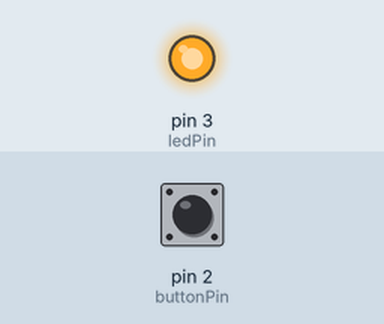
Bench run of a sketch on a simulated Arduino Uno, built with avr-gcc and run on an emulated ATmega328P. Shown: output pins drawn as LEDs (lit = HIGH). Dashed ring = blinking. The inputs (shaded band) are chosen by the test bench; at power-on: pin 2 (buttonPin) HIGH.

Above: at 1.2 s.
1.3 s: pin 2 (buttonPin) pulled LOW for 0.15 s
At 2.1 s:
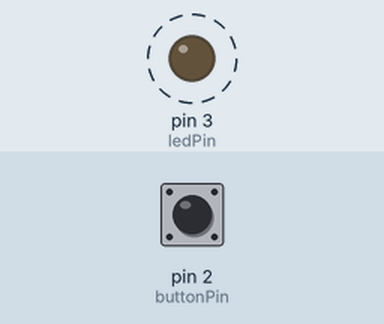
Timing chart, 0 to 10.4 s (numbered marks = the images above; inputs shaded):
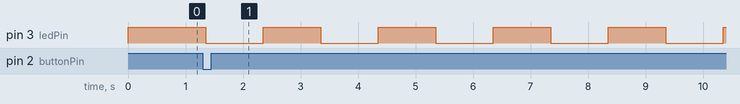

The sketch:

Homework3-2.ino
```cpp
const int buttonPin = 2;
const int ledPin = 3;

int mode = 0;
int lastButtonState = HIGH;
unsigned long lastBlink = 0;
bool ledState = HIGH;

void setup() {
  pinMode(buttonPin, INPUT_PULLUP);
  pinMode(ledPin, OUTPUT);
  digitalWrite(ledPin, HIGH);
}

void loop() {

  int reading = digitalRead(buttonPin);
  if (lastButtonState == HIGH && reading == LOW) {
    mode = (mode + 1) % 4;
    delay(50);
  }
  lastButtonState = reading;


  unsigned long interval = 0;
  if (mode == 0) {
    digitalWrite(ledPin, HIGH);
    return;
  } else if (mode == 1) interval = 1000;  // 慢閃
  else if (mode == 2) interval = 500;     // 中閃
  else if (mode == 3) interval = 150;     // 快閃

  if (millis() - lastBlink >= interval) {
    lastBlink = millis();
    ledState = !ledState;
    digitalWrite(ledPin, ledState);
  }
}
```

Measured:
- after the input at 1.3 s, pin 3 (ledPin): alternates HIGH for 1.0 s and LOW for 1.0 s, starting after 0.05 s
